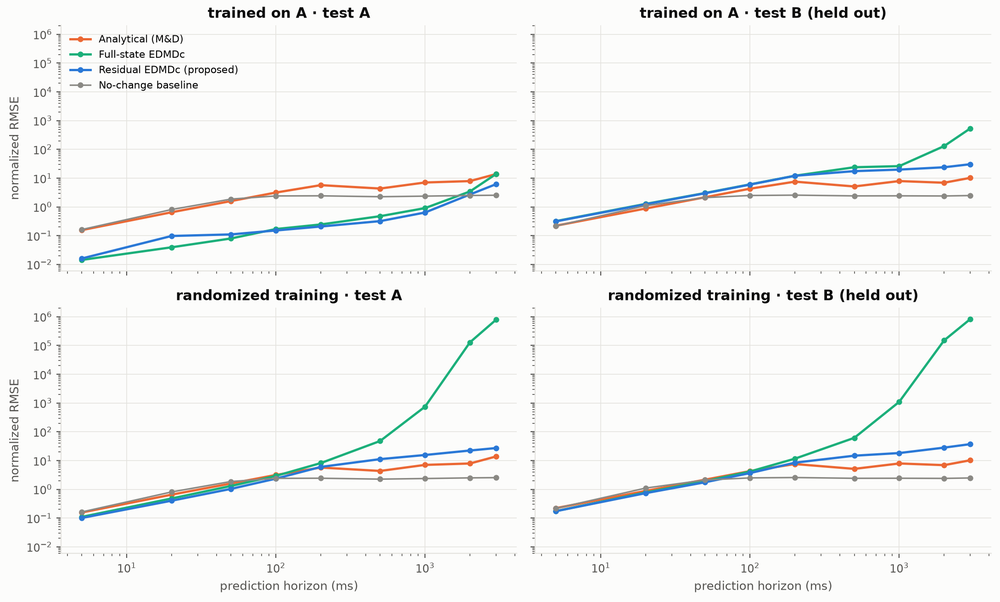
#> input picture docs/paper/figures/e6_multistep_error.png, 1000 x 602 px, shrunk from 2179 x 1311 before the run, found by its file name
$ python prepare_figures.py
#> lines starting #> are read from the running program, lines starting #| are printed output that depends on the picture
"""Copies the result figures into docs/paper/figures/ without their title rows (internal experiment names).

Usage (repository root): .venv/bin/python docs/paper/prepare_figures.py
"""
from pathlib import Path

from PIL import Image

ROOT = Path(__file__).resolve().parents[2]
SRC, DST = ROOT / "results/figures", ROOT / "docs/paper/figures"
CROP = {"e6_multistep_error.png": 70, "e7_altitude.png": 70, "e8_altitude.png": 70, "e8c_adaptive.png": 62, "e8d_spinup.png": 62}
DST.mkdir(exist_ok=True)
for name, top in CROP.items():
    im = Image.open(SRC / name)
#> im is the input picture: PIL image 1000x602 RGBA; mean R, G, B, A 244.9, 245.5, 244.5, 255
    im.crop((0, top, im.size[0], im.size[1])).save(DST / name)
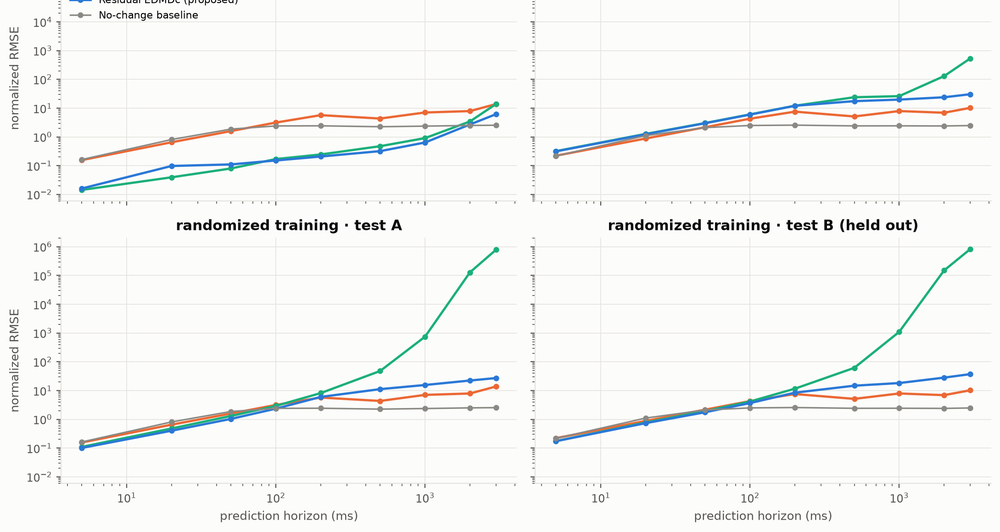
#> saved as e6_multistep_error.png: PIL image 1000x532 RGBA; mean R, G, B, A 245.1, 245.8, 244.8, 255
#> pass 2 of the loop `for name, top in CROP.items():`:
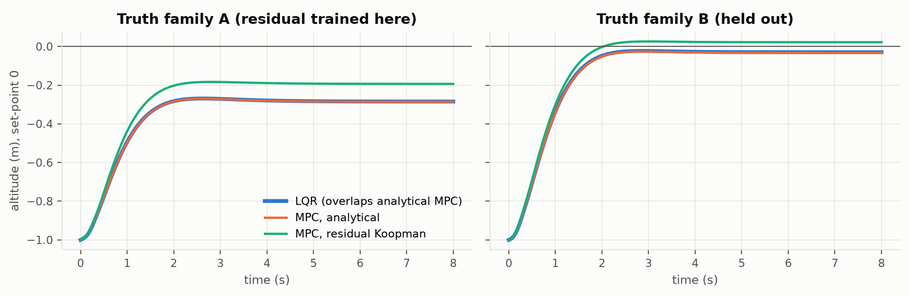
#> input picture docs/paper/figures/e7_altitude.png, 909 x 296 px, shrunk from 1981 x 645 before the run, found by its file name
#> im is the input picture: PIL image 909x296 RGBA; mean R, G, B, A 244, 244.7, 243.3, 255
#> `im.crop((0, top, im.size[0], im.size[1])).save(DST / name)`:
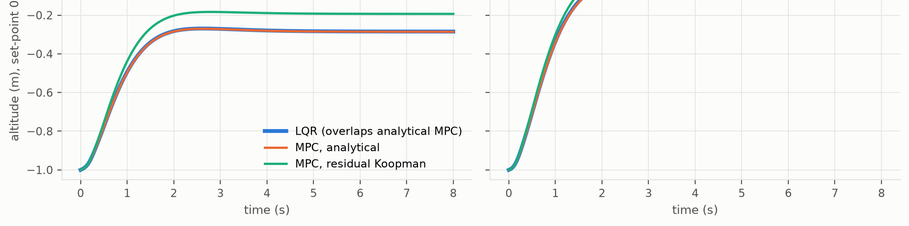
#> saved as e7_altitude.png: PIL image 909x226 RGBA; mean R, G, B, A 246.3, 246.9, 245.5, 255
#> pass 3 of the loop `for name, top in CROP.items():`:
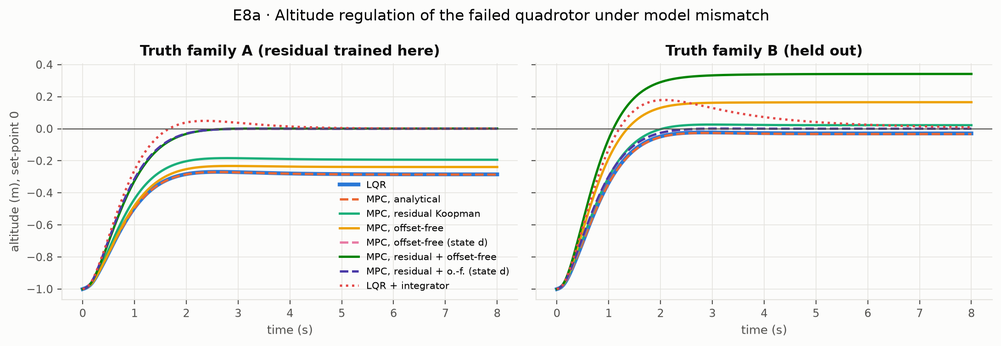
#> input picture docs/paper/figures/e8_altitude.png, 1001 x 346 px, shrunk from 2181 x 754 before the run, found by its file name
#> im is the input picture: PIL image 1001x346 RGBA; mean R, G, B, A 241.8, 242.2, 240, 255
#> `im.crop((0, top, im.size[0], im.size[1])).save(DST / name)`:
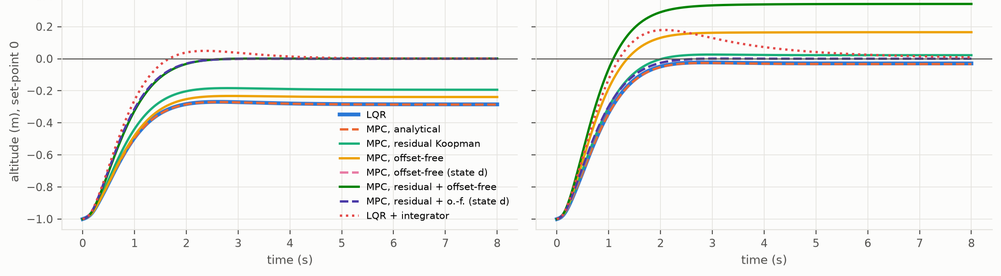
#> saved as e8_altitude.png: PIL image 1001x276 RGBA; mean R, G, B, A 242.8, 243.3, 240.8, 255
#> the loop made 5 passes; the first 3 are shown
